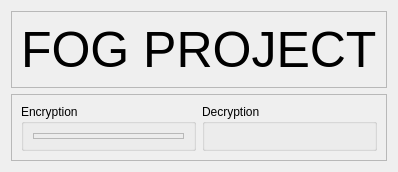
                     <widget class="QWidget" name="fog_project">
                      <layout class="QVBoxLayout" name="verticalLayout_23">
                       <item>
                        <widget class="QFrame" name="frame_6">
                         <property name="maximumSize">
                          <size>
                           <width>16777215</width>
                           <height>100</height>
                          </size>
                         </property>
                         <property name="frameShape">
                          <enum>QFrame::StyledPanel</enum>
                         </property>
                         <property name="frameShadow">
                          <enum>QFrame::Raised</enum>
                         </property>
                         <layout class="QHBoxLayout" name="horizontalLayout_7">
                          <item alignment="Qt::AlignHCenter">
                           <widget class="QLabel" name="label_7">
                            <property name="font">
                             <font>
                              <family>Segoe UI</family>
                              <pointsize>-1</pointsize>
                              <italic>false</italic>
                              <bold>false</bold>
                             </font>
                            </property>
                            <property name="styleSheet">
                             <string notr="true">font-size: 50px;</string>
                            </property>
                            <property name="text">
                             <string>FOG PROJECT</string>
                            </property>
                           </widget>
                          </item>
                         </layout>
                        </widget>
                       </item>
                       <item>
                        <widget class="QFrame" name="frame_8">
                         <property name="frameShape">
                          <enum>QFrame::StyledPanel</enum>
                         </property>
                         <property name="frameShadow">
                          <enum>QFrame::Raised</enum>
                         </property>
                         <layout class="QHBoxLayout" name="horizontalLayout_6">
                          <item>
                           <widget class="QGroupBox" name="FPencryptionBox">
                            <property name="title">
                             <string>Encryption</string>
                            </property>
                            <layout class="QVBoxLayout" name="verticalLayout_24">
                             <item>
                              <widget class="QFrame" name="frame_7">
                               <property name="frameShape">
                                <enum>QFrame::StyledPanel</enum>
                               </property>
                               <property name="frameShadow">
                                <enum>QFrame::Raised</enum>
                               </property>
                               <widget class="QSplitter" name="splitter">
                                <property name="geometry">
                                 <rect>
                                  <x>70</x>
                                  <y>30</y>
                                  <width>341</width>
                                  <height>180</height>
                                 </rect>
                                </property>
                                <property name="orientation">
                                 <enum>Qt::Vertical</enum>
                                </property>
                                <widget class="QWidget" name="layoutWidget">
                                 <layout class="QGridLayout" name="gridLayout_4">
                                  <item row="2" column="0">
                                   <widget class="QTextEdit" name="textEdit_12">
                                    <property name="maximumSize">
                                     <size>
                                      <width>16777215</width>
                                      <height>30</height>
                                     </size>
                                    </property>
                                   </widget>
                                  </item>
                                  <item row="1" column="0">
                                   <widget class="QLabel" name="label_10">
                                    <property name="maximumSize">
                                     <size>
                                      <width>16777215</width>
                                      <height>30</height>
                                     </size>
                                    </property>
                                    <property name="text">
                                     <string>Key :</string>
                                    </property>
                                   </widget>
                                  </item>
                                 </layout>
                                </widget>
                                <widget class="QWidget" name="layoutWidget">
                                 <layout class="QGridLayout" name="gridLayout_3">
                                  <item row="0" column="0">
                                   <widget class="QPushButton" name="pushButton_10">
                                    <property name="maximumSize">
                                     <size>
                                      <width>16777215</width>
                                      <height>30</height>
                                     </size>
                                    </property>
                                    <property name="text">
                                     <string>Select file</string>
                                    </property>
                                   </widget>
                                  </item>
                                  <item row="0" column="1">
                                   <widget class="QTextEdit" name="textEdit_9">
                                    <property name="maximumSize">
                                     <size>
                                      <width>16777215</width>
                                      <height>30</height>
                                     </size>
                                    </property>
                                    <property name="placeholderText">
                                     <string>ZIp file to encrypt</string>
                                    </property>
                                   </widget>
                                  </item>
                                  <item row="1" column="0">
                                   <widget class="QPushButton" name="pushButton_8">
                                    <property name="text">
                                     <string>Select folder</string>
                                    </property>
                                   </widget>
                                  </item>
                                  <item row="1" column="1">
                                   <widget class="QTextEdit" name="textEdit_10">
                                    <property name="maximumSize">
                                     <size>
                                      <width>16777215</width>
                                      <height>30</height>
                                     </size>
                                    </property>
                                    <property name="placeholderText">
                                     <string>Input Folder</string>
                                    </property>
                                   </widget>
                                  </item>
                                  <item row="2" column="0">
                                   <widget class="QPushButton" name="pushButton_9">
                                    <property name="text">
                                     <string>Select folder</string>
                                    </property>
                                   </widget>
                                  </item>
                                  <item row="2" column="1">
                                   <widget class="QTextEdit" name="textEdit_8">
                                    <property name="maximumSize">
                                     <size>
                                      <width>16777215</width>
                                      <height>30</height>
                                     </size>
                                    </property>
                                    <property name="placeholderText">
                                     <string>Output Folder</string>
                                    </property>
                                   </widget>
                                  </item>
                                 </layout>
                                </widget>
                                <widget class="QPushButton" name="pushButton_2">
                                 <property name="text">
                                  <string>ENCRYPT</string>
                                 </property>
                                </widget>
                               </widget>
                               <widget class="QFrame" name="frame_9">
                                <property name="geometry">
                                 <rect>
                                  <x>-10</x>
                                  <y>240</y>
                                  <width>498</width>
                                  <height>233</height>
                                 </rect>
                                </property>
                                <property name="frameShape">
                                 <enum>QFrame::StyledPanel</enum>
                                </property>
                                <property name="frameShadow">
                                 <enum>QFrame::Raised</enum>
                                </property>
                               </widget>
                              </widget>
                             </item>
                            </layout>
                           </widget>
                          </item>
                          <item>
                           <widget class="QGroupBox" name="FPdecryptionBox">
                            <property name="title">
                             <string>Decryption</string>
                            </property>
                            <layout class="QVBoxLayout" name="verticalLayout_25">
                             <item>
                              <widget class="QFrame" name="frame_10">
                               <property name="frameShape">
                                <enum>QFrame::StyledPanel</enum>
                               </property>
                               <property name="frameShadow">
                                <enum>QFrame::Raised</enum>
                               </property>
                               <widget class="QSplitter" name="splitter_2">
                                <property name="geometry">
                                 <rect>
                                  <x>90</x>
                                  <y>10</y>
                                  <width>341</width>
                                  <height>203</height>
                                 </rect>
                                </property>
                                <property name="orientation">
                                 <enum>Qt::Vertical</enum>
                                </property>
                                <widget class="QWidget" name="layoutWidget">
                                 <layout class="QGridLayout" name="gridLayout_5">
                                  <item row="0" column="0">
                                   <widget class="QLabel" name="label_9">
                                    <property name="text">
                                     <string>Key :</string>
                                    </property>
                                   </widget>
                                  </item>
                                  <item row="1" column="0">
                                   <widget class="QTextEdit" name="textEdit_11">
                                    <property name="maximumSize">
                                     <size>
                                      <width>16777215</width>
                                      <height>30</height>
                                     </size>
                                    </property>
                                   </widget>
                                  </item>
                                  <item row="2" column="0">
                                   <widget class="QLabel" name="label_8">
                                    <property name="text">
                                     <string>Size :</string>
                                    </property>
                                   </widget>
                                  </item>
                                  <item row="3" column="0">
                                   <widget class="QTextEdit" name="textEdit_5">
                                    <property name="maximumSize">
                                     <size>
                                      <width>16777215</width>
                                      <height>30</height>
                                     </size>
                                    </property>
                                   </widget>
                                  </item>
                                 </layout>
                                </widget>
                                <widget class="QWidget" name="layoutWidget_2">
                                 <layout class="QGridLayout" name="gridLayout_6">
                                  <item row="0" column="0">
                                   <widget class="QPushButton" name="pushButton_6">
                                    <property name="maximumSize">
                                     <size>
                                      <width>16777215</width>
                                      <height>30</height>
                                     </size>
                                    </property>
                                    <property name="text">
                                     <string>Select folder</string>
                                    </property>
                                   </widget>
                                  </item>
                                  <item row="0" column="1">
                                   <widget class="QTextEdit" name="textEdit_6">
                                    <property name="maximumSize">
                                     <size>
                                      <width>16777215</width>
                                      <height>30</height>
                                     </size>
                                    </property>
                                    <property name="placeholderText">
                                     <string>Input Folder</string>
                                    </property>
                                   </widget>
                                  </item>
                                  <item row="1" column="0">
                                   <widget class="QPushButton" name="pushButton_7">
                                    <property name="maximumSize">
                                     <size>
                                      <width>16777215</width>
                                      <height>30</height>
                                     </size>
                                    </property>
                                    <property name="text">
                                     <string>Select folder</string>
                                    </property>
                                   </widget>
                                  </item>
                                  <item row="1" column="1">
                                   <widget class="QTextEdit" name="textEdit_7">
                                    <property name="maximumSize">
                                     <size>
                                      <width>16777215</width>
                                      <height>30</height>
                                     </size>
                                    </property>
                                    <property name="placeholderText">
                                     <string>Output Folder</string>
                                    </property>
                                   </widget>
                                  </item>
                                 </layout>
                                </widget>
                                <widget class="QPushButton" name="pushButton_3">
                                 <property name="text">
                                  <string>DECRYPT</string>
                                 </property>
                                </widget>
                               </widget>
                              </widget>
                             </item>
                             <item>
                              <widget class="QFrame" name="frame_11">
                               <property name="frameShape">
                                <enum>QFrame::StyledPanel</enum>
                               </property>
                               <property name="frameShadow">
                                <enum>QFrame::Raised</enum>
                               </property>
                              </widget>
                             </item>
                            </layout>
                           </widget>
                          </item>
                         </layout>
                        </widget>
                       </item>
                      </layout>
                     </widget>
